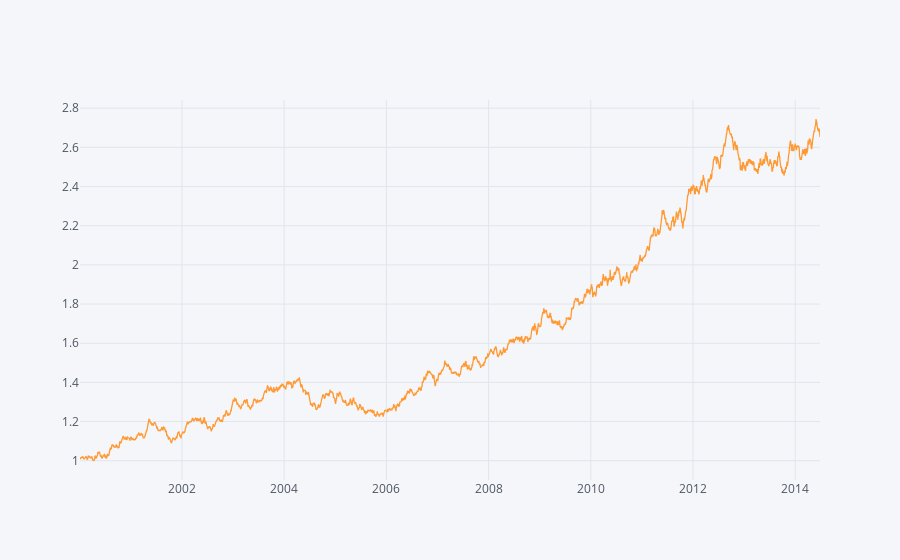

Notebook source saved alongside this figure:
### Code cell
returns_1.add(1).cumprod().iplot()

### Figure 1 — Plotly figure (JSON) as saved in the notebook; plotly's stock layout.template omitted (floating-point values rounded to 4 significant figures; data arrays with more than 128 entries replaced by an {"elided": "..."} marker saying what was removed)
{"data": [{"line": {"color": "rgba(255, 153, 51, 1.0)", "dash": "solid", "shape": "linear", "width": 1.3}, "mode": "lines", "name": "None", "text": "", "type": "scatter", "x": {"elided": "3780 str values"}, "y": {"elided": "3780 float values"}}], "layout": {"legend": {"bgcolor": "#F5F6F9", "font": {"color": "#4D5663"}}, "paper_bgcolor": "#F5F6F9", "plot_bgcolor": "#F5F6F9", "title": {"font": {"color": "#4D5663"}}, "xaxis": {"gridcolor": "#E1E5ED", "showgrid": true, "tickfont": {"color": "#4D5663"}, "title": {"font": {"color": "#4D5663"}, "text": ""}, "zerolinecolor": "#E1E5ED"}, "yaxis": {"gridcolor": "#E1E5ED", "showgrid": true, "tickfont": {"color": "#4D5663"}, "title": {"font": {"color": "#4D5663"}, "text": ""}, "zerolinecolor": "#E1E5ED"}}}
